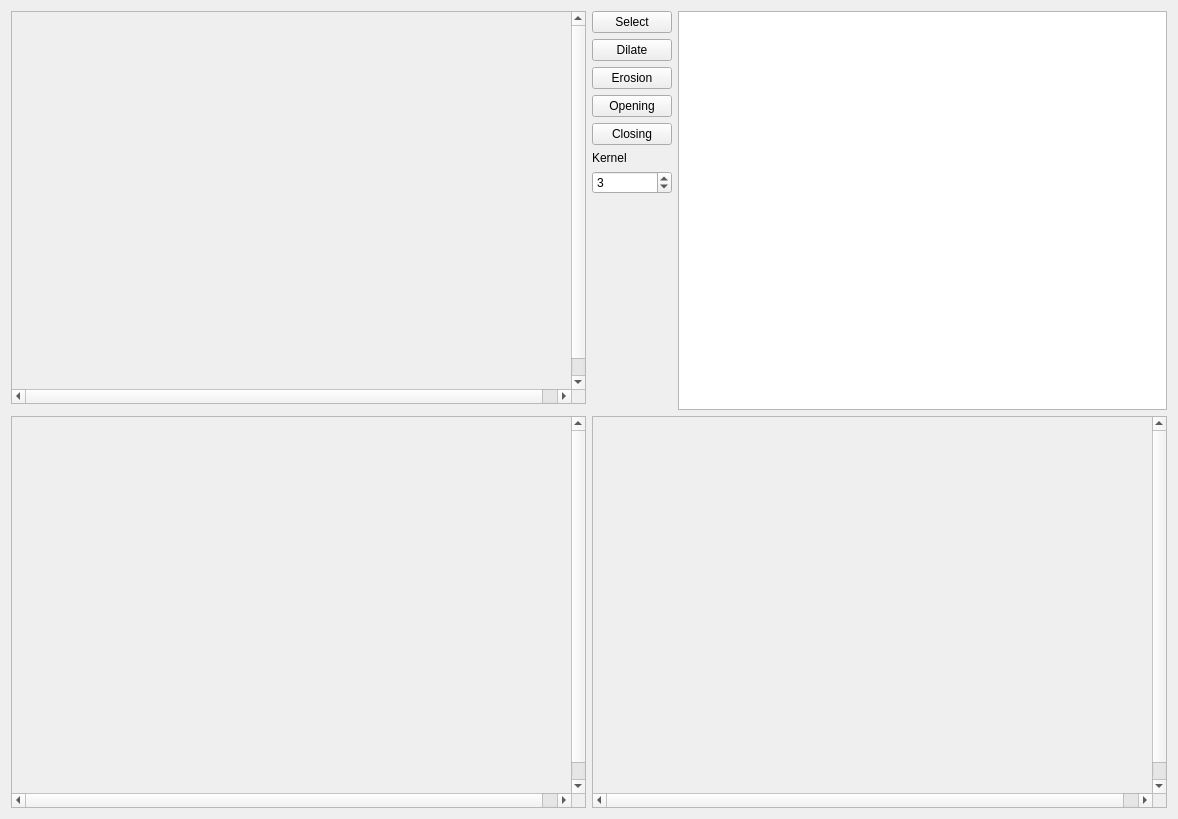
<?xml version="1.0" encoding="UTF-8"?>
<ui version="4.0">
 <class>morphology</class>
 <widget class="QWidget" name="morphology">
  <property name="geometry">
   <rect>
    <x>0</x>
    <y>0</y>
    <width>1178</width>
    <height>819</height>
   </rect>
  </property>
  <property name="windowTitle">
   <string>Form</string>
  </property>
  <layout class="QGridLayout" name="gridLayout">
   <item row="0" column="2" rowspan="2">
    <layout class="QHBoxLayout" name="horizontalLayout">
     <item>
      <layout class="QVBoxLayout" name="verticalLayout">
       <item>
        <widget class="QPushButton" name="selectButton">
         <property name="text">
          <string>Select</string>
         </property>
        </widget>
       </item>
       <item>
        <widget class="QPushButton" name="dilateButton">
         <property name="text">
          <string>Dilate</string>
         </property>
        </widget>
       </item>
       <item>
        <widget class="QPushButton" name="erosionButton">
         <property name="text">
          <string>Erosion</string>
         </property>
        </widget>
       </item>
       <item>
        <widget class="QPushButton" name="openButton">
         <property name="text">
          <string>Opening</string>
         </property>
        </widget>
       </item>
       <item>
        <widget class="QPushButton" name="colseButton">
         <property name="text">
          <string>Closing</string>
         </property>
        </widget>
       </item>
       <item>
        <widget class="QLabel" name="label">
         <property name="text">
          <string>Kernel</string>
         </property>
        </widget>
       </item>
       <item>
        <widget class="QSpinBox" name="kernelBox">
         <property name="minimum">
          <number>1</number>
         </property>
         <property name="maximum">
          <number>20</number>
         </property>
         <property name="singleStep">
          <number>2</number>
         </property>
         <property name="value">
          <number>3</number>
         </property>
        </widget>
       </item>
       <item>
        <spacer name="verticalSpacer">
         <property name="orientation">
          <enum>Qt::Vertical</enum>
         </property>
         <property name="sizeHint" stdset="0">
          <size>
           <width>20</width>
           <height>40</height>
          </size>
         </property>
        </spacer>
       </item>
      </layout>
     </item>
     <item>
      <widget class="QTableView" name="tableView">
       <property name="minimumSize">
        <size>
         <width>280</width>
         <height>280</height>
        </size>
       </property>
       <attribute name="horizontalHeaderVisible">
        <bool>false</bool>
       </attribute>
       <attribute name="horizontalHeaderDefaultSectionSize">
        <number>70</number>
       </attribute>
       <attribute name="verticalHeaderVisible">
        <bool>false</bool>
       </attribute>
       <attribute name="verticalHeaderDefaultSectionSize">
        <number>40</number>
       </attribute>
      </widget>
     </item>
    </layout>
   </item>
   <item row="0" column="0">
    <widget class="QScrollArea" name="oriArea">
     <property name="widgetResizable">
      <bool>false</bool>
     </property>
     <property name="alignment">
      <set>Qt::AlignCenter</set>
     </property>
     <widget class="QWidget" name="scrollAreaWidgetContents_6">
      <property name="geometry">
       <rect>
        <x>0</x>
        <y>0</y>
        <width>575</width>
        <height>396</height>
       </rect>
      </property>
     </widget>
    </widget>
   </item>
   <item row="2" column="2">
    <widget class="QScrollArea" name="openArea">
     <property name="widgetResizable">
      <bool>false</bool>
     </property>
     <property name="alignment">
      <set>Qt::AlignCenter</set>
     </property>
     <widget class="QWidget" name="scrollAreaWidgetContents_8">
      <property name="geometry">
       <rect>
        <x>0</x>
        <y>0</y>
        <width>575</width>
        <height>395</height>
       </rect>
      </property>
     </widget>
    </widget>
   </item>
   <item row="2" column="0">
    <widget class="QScrollArea" name="erosionArea">
     <property name="widgetResizable">
      <bool>false</bool>
     </property>
     <property name="alignment">
      <set>Qt::AlignCenter</set>
     </property>
     <widget class="QWidget" name="scrollAreaWidgetContents_7">
      <property name="geometry">
       <rect>
        <x>0</x>
        <y>0</y>
        <width>575</width>
        <height>395</height>
       </rect>
      </property>
     </widget>
    </widget>
   </item>
  </layout>
 </widget>
 <resources/>
 <connections/>
</ui>
